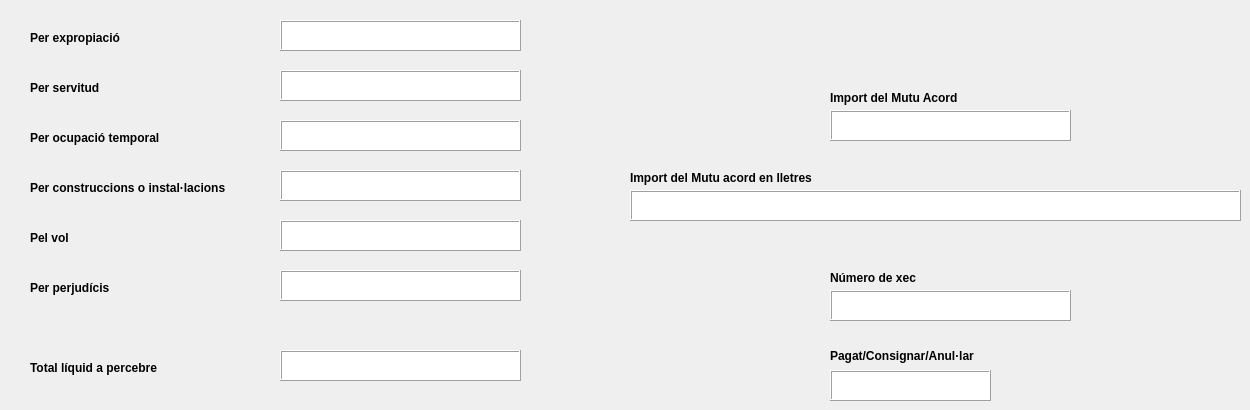
           <widget class="QWidget" name="tab_4">
            <attribute name="title">
             <string>VALORACIÓ</string>
            </attribute>
            <widget class="QLabel" name="label_47">
             <property name="geometry">
              <rect>
               <x>30</x>
               <y>80</y>
               <width>181</width>
               <height>16</height>
              </rect>
             </property>
             <property name="font">
              <font>
               <weight>75</weight>
               <bold>true</bold>
              </font>
             </property>
             <property name="text">
              <string>Per servitud</string>
             </property>
            </widget>
            <widget class="QTextEdit" name="import_vol">
             <property name="geometry">
              <rect>
               <x>280</x>
               <y>220</y>
               <width>241</width>
               <height>31</height>
              </rect>
             </property>
             <property name="frameShape">
              <enum>QFrame::Box</enum>
             </property>
             <property name="frameShadow">
              <enum>QFrame::Raised</enum>
             </property>
            </widget>
            <widget class="QLabel" name="label_49">
             <property name="geometry">
              <rect>
               <x>30</x>
               <y>230</y>
               <width>231</width>
               <height>16</height>
              </rect>
             </property>
             <property name="font">
              <font>
               <weight>75</weight>
               <bold>true</bold>
              </font>
             </property>
             <property name="text">
              <string>Pel vol</string>
             </property>
            </widget>
            <widget class="QTextEdit" name="import_xec_APOD">
             <property name="geometry">
              <rect>
               <x>280</x>
               <y>350</y>
               <width>241</width>
               <height>31</height>
              </rect>
             </property>
             <property name="frameShape">
              <enum>QFrame::Box</enum>
             </property>
             <property name="frameShadow">
              <enum>QFrame::Raised</enum>
             </property>
            </widget>
            <widget class="QLabel" name="label_48">
             <property name="geometry">
              <rect>
               <x>30</x>
               <y>180</y>
               <width>231</width>
               <height>16</height>
              </rect>
             </property>
             <property name="font">
              <font>
               <weight>75</weight>
               <bold>true</bold>
              </font>
             </property>
             <property name="text">
              <string>Per construccions o instal·lacions</string>
             </property>
            </widget>
            <widget class="QLabel" name="label_53">
             <property name="geometry">
              <rect>
               <x>30</x>
               <y>360</y>
               <width>231</width>
               <height>16</height>
              </rect>
             </property>
             <property name="font">
              <font>
               <weight>75</weight>
               <bold>true</bold>
              </font>
             </property>
             <property name="text">
              <string>Total líquid a percebre</string>
             </property>
            </widget>
            <widget class="QTextEdit" name="import_serv">
             <property name="geometry">
              <rect>
               <x>280</x>
               <y>70</y>
               <width>241</width>
               <height>31</height>
              </rect>
             </property>
             <property name="frameShape">
              <enum>QFrame::Box</enum>
             </property>
             <property name="frameShadow">
              <enum>QFrame::Raised</enum>
             </property>
            </widget>
            <widget class="QTextEdit" name="import_const_inst">
             <property name="geometry">
              <rect>
               <x>280</x>
               <y>170</y>
               <width>241</width>
               <height>31</height>
              </rect>
             </property>
             <property name="frameShape">
              <enum>QFrame::Box</enum>
             </property>
             <property name="frameShadow">
              <enum>QFrame::Raised</enum>
             </property>
            </widget>
            <widget class="QTextEdit" name="import_ot">
             <property name="geometry">
              <rect>
               <x>280</x>
               <y>120</y>
               <width>241</width>
               <height>31</height>
              </rect>
             </property>
             <property name="frameShape">
              <enum>QFrame::Box</enum>
             </property>
             <property name="frameShadow">
              <enum>QFrame::Raised</enum>
             </property>
            </widget>
            <widget class="QLabel" name="label_51">
             <property name="geometry">
              <rect>
               <x>30</x>
               <y>130</y>
               <width>181</width>
               <height>16</height>
              </rect>
             </property>
             <property name="font">
              <font>
               <weight>75</weight>
               <bold>true</bold>
              </font>
             </property>
             <property name="text">
              <string>Per ocupació temporal</string>
             </property>
            </widget>
            <widget class="QTextEdit" name="import_exp">
             <property name="geometry">
              <rect>
               <x>280</x>
               <y>20</y>
               <width>241</width>
               <height>31</height>
              </rect>
             </property>
             <property name="frameShape">
              <enum>QFrame::Box</enum>
             </property>
             <property name="frameShadow">
              <enum>QFrame::Raised</enum>
             </property>
            </widget>
            <widget class="QLabel" name="label_58">
             <property name="geometry">
              <rect>
               <x>30</x>
               <y>30</y>
               <width>121</width>
               <height>16</height>
              </rect>
             </property>
             <property name="font">
              <font>
               <weight>75</weight>
               <bold>true</bold>
              </font>
             </property>
             <property name="text">
              <string>Per expropiació</string>
             </property>
            </widget>
            <widget class="QTextEdit" name="import_JustPreu">
             <property name="geometry">
              <rect>
               <x>830</x>
               <y>110</y>
               <width>241</width>
               <height>31</height>
              </rect>
             </property>
             <property name="frameShape">
              <enum>QFrame::Box</enum>
             </property>
             <property name="frameShadow">
              <enum>QFrame::Raised</enum>
             </property>
            </widget>
            <widget class="QTextEdit" name="import_JustPreu_lletres">
             <property name="geometry">
              <rect>
               <x>630</x>
               <y>190</y>
               <width>611</width>
               <height>31</height>
              </rect>
             </property>
             <property name="frameShape">
              <enum>QFrame::Box</enum>
             </property>
             <property name="frameShadow">
              <enum>QFrame::Raised</enum>
             </property>
            </widget>
            <widget class="QLabel" name="label_43">
             <property name="geometry">
              <rect>
               <x>830</x>
               <y>90</y>
               <width>181</width>
               <height>16</height>
              </rect>
             </property>
             <property name="font">
              <font>
               <weight>75</weight>
               <bold>true</bold>
              </font>
             </property>
             <property name="text">
              <string>Import del Mutu Acord</string>
             </property>
            </widget>
            <widget class="QLabel" name="label_44">
             <property name="geometry">
              <rect>
               <x>630</x>
               <y>170</y>
               <width>221</width>
               <height>16</height>
              </rect>
             </property>
             <property name="font">
              <font>
               <weight>75</weight>
               <bold>true</bold>
              </font>
             </property>
             <property name="text">
              <string>Import del Mutu acord en lletres</string>
             </property>
            </widget>
            <widget class="QLabel" name="label_69">
             <property name="geometry">
              <rect>
               <x>830</x>
               <y>270</y>
               <width>181</width>
               <height>16</height>
              </rect>
             </property>
             <property name="font">
              <font>
               <weight>75</weight>
               <bold>true</bold>
              </font>
             </property>
             <property name="text">
              <string>Número de xec</string>
             </property>
            </widget>
            <widget class="QTextEdit" name="num_xec_APOD">
             <property name="geometry">
              <rect>
               <x>830</x>
               <y>290</y>
               <width>241</width>
               <height>31</height>
              </rect>
             </property>
             <property name="frameShape">
              <enum>QFrame::Box</enum>
             </property>
             <property name="frameShadow">
              <enum>QFrame::Raised</enum>
             </property>
            </widget>
            <widget class="QLabel" name="label_70">
             <property name="geometry">
              <rect>
               <x>830</x>
               <y>340</y>
               <width>201</width>
               <height>31</height>
              </rect>
             </property>
             <property name="font">
              <font>
               <weight>75</weight>
               <bold>true</bold>
              </font>
             </property>
             <property name="text">
              <string>Pagat/Consignar/Anul·lar</string>
             </property>
            </widget>
            <widget class="QTextEdit" name="percebut_APOD">
             <property name="geometry">
              <rect>
               <x>830</x>
               <y>370</y>
               <width>161</width>
               <height>31</height>
              </rect>
             </property>
             <property name="frameShape">
              <enum>QFrame::Box</enum>
             </property>
             <property name="frameShadow">
              <enum>QFrame::Raised</enum>
             </property>
            </widget>
            <widget class="QTextEdit" name="import_perj">
             <property name="geometry">
              <rect>
               <x>280</x>
               <y>270</y>
               <width>241</width>
               <height>31</height>
              </rect>
             </property>
             <property name="frameShape">
              <enum>QFrame::Box</enum>
             </property>
             <property name="frameShadow">
              <enum>QFrame::Raised</enum>
             </property>
            </widget>
            <widget class="QLabel" name="label_54">
             <property name="geometry">
              <rect>
               <x>30</x>
               <y>280</y>
               <width>231</width>
               <height>16</height>
              </rect>
             </property>
             <property name="font">
              <font>
               <weight>75</weight>
               <bold>true</bold>
              </font>
             </property>
             <property name="text">
              <string>Per perjudícis</string>
             </property>
            </widget>
           </widget>
